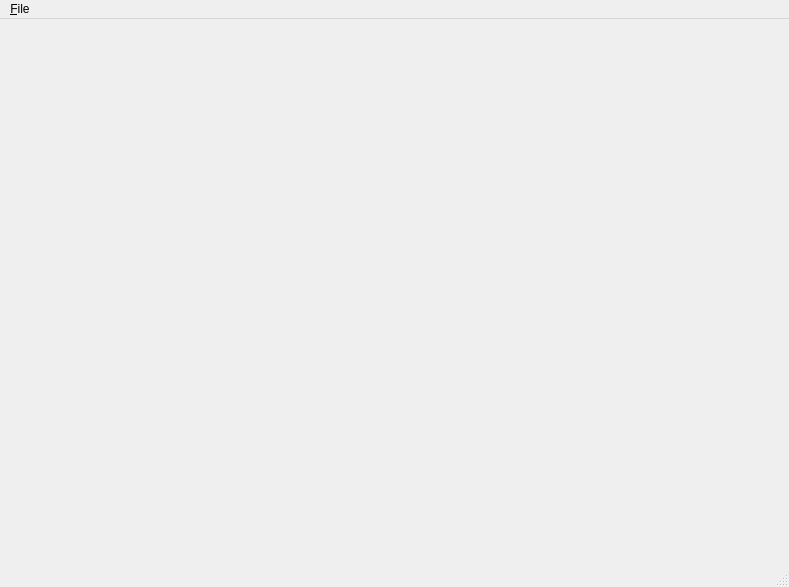
<?xml version="1.0" encoding="UTF-8"?>
<ui version="4.0">
 <class>MainWindow</class>
 <widget class="QMainWindow" name="MainWindow">
  <property name="geometry">
   <rect>
    <x>0</x>
    <y>0</y>
    <width>789</width>
    <height>587</height>
   </rect>
  </property>
  <property name="windowTitle">
   <string>U2.Suite</string>
  </property>
  <widget class="QWidget" name="centralwidget"/>
  <widget class="QMenuBar" name="menubar">
   <property name="geometry">
    <rect>
     <x>0</x>
     <y>0</y>
     <width>789</width>
     <height>26</height>
    </rect>
   </property>
   <widget class="QMenu" name="menu_File">
    <property name="title">
     <string>&amp;File</string>
    </property>
    <addaction name="mnuExit"/>
   </widget>
   <addaction name="menu_File"/>
  </widget>
  <widget class="QStatusBar" name="statusbar"/>
  <action name="mnuExit">
   <property name="text">
    <string>E&amp;xit</string>
   </property>
  </action>
 </widget>
 <resources/>
 <connections/>
</ui>
